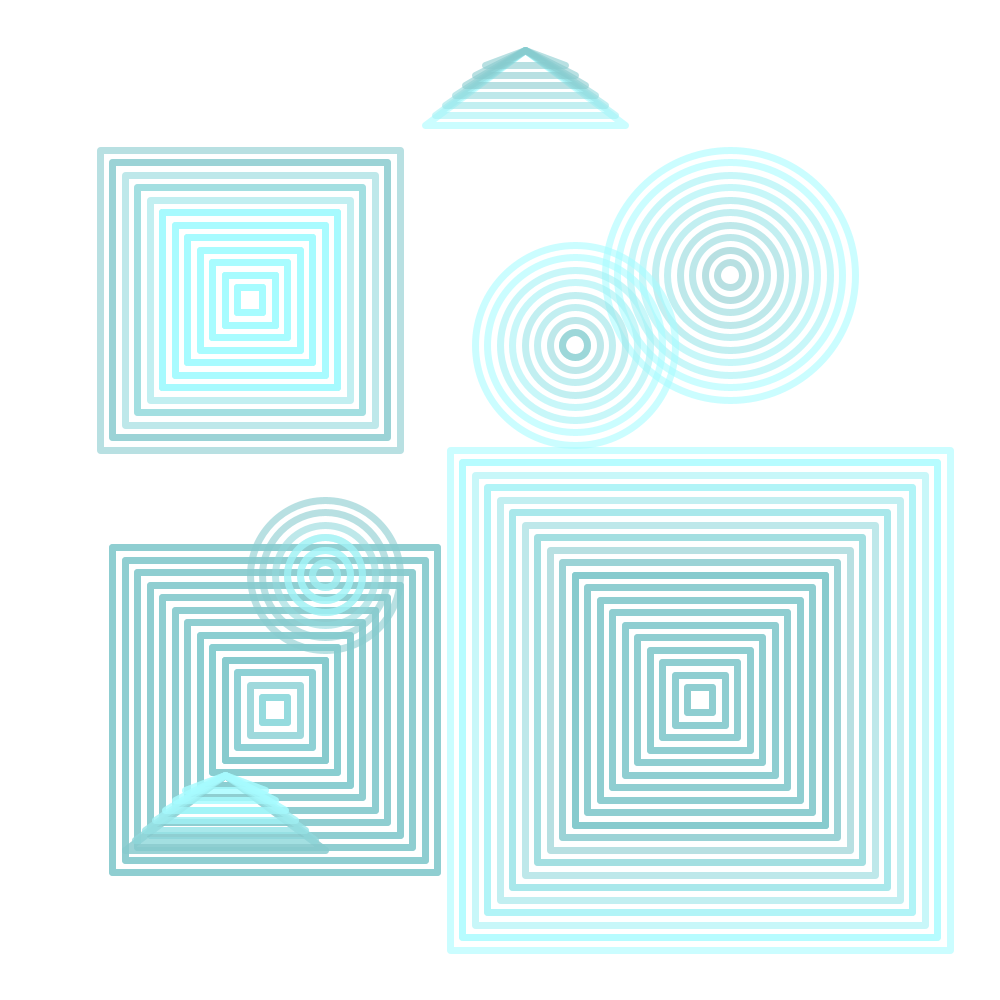
Frame 1 (no input)
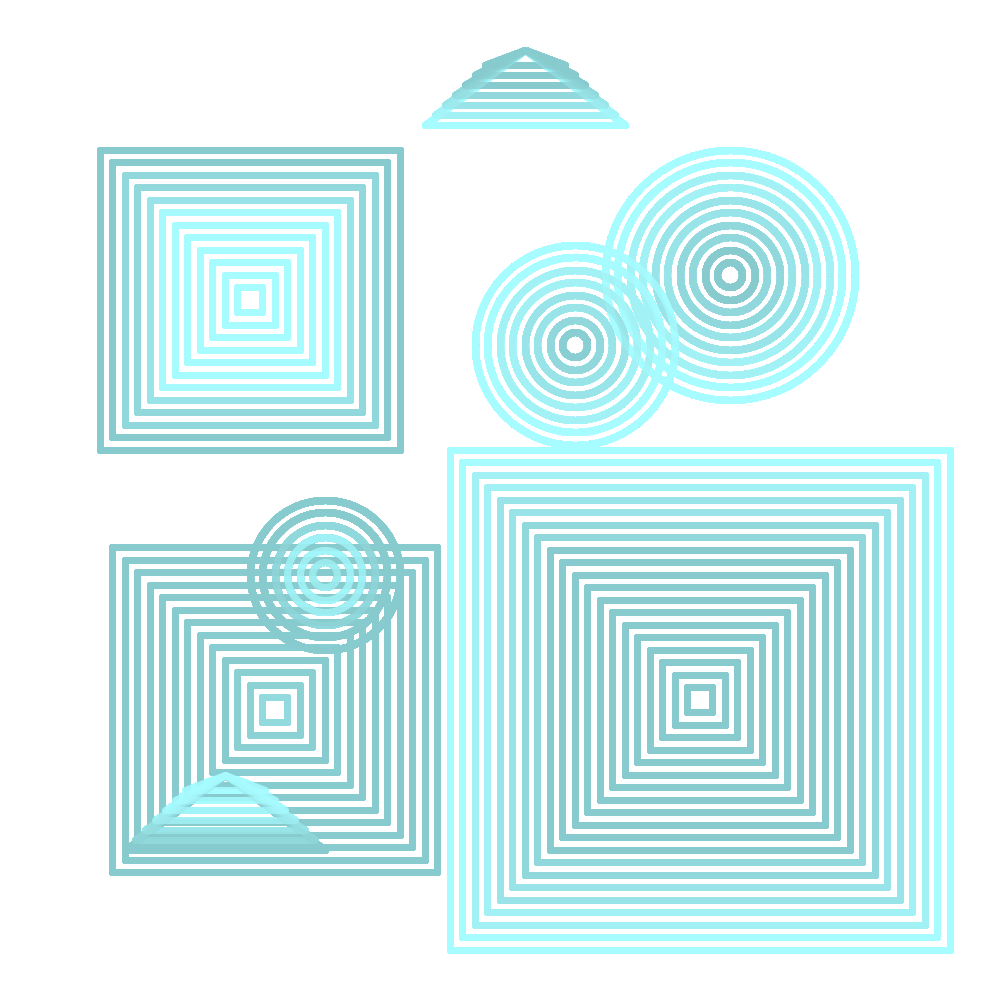
Frame 60 (the mouse pressed at the canvas centre just before this capture)
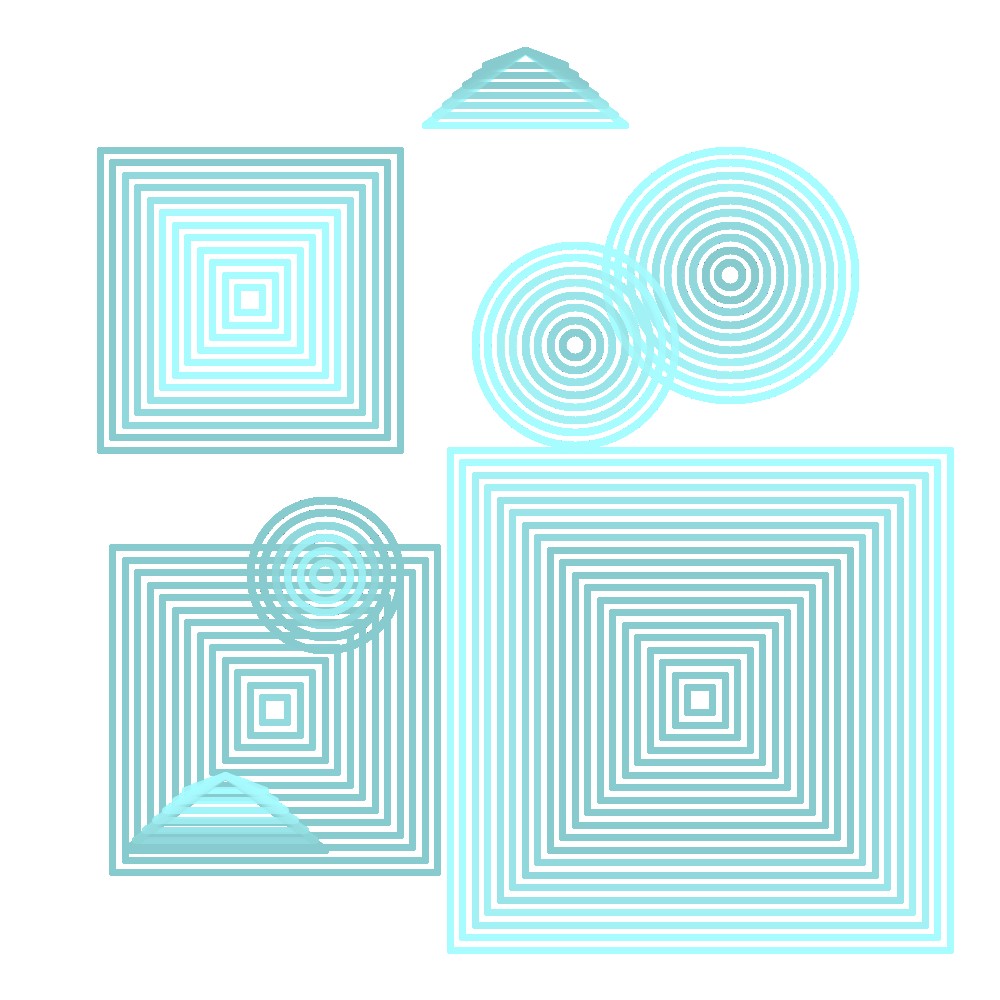
Frame 120 (the mouse held since frame 60 and released just before this capture)

The Processing sketch that drew these frames (run headless with seeded random() and noise(); from frame 60 on, the mouse is pressed at the canvas centre):

// Processing sketch: saskia_atttempt
// ── saskia_atttempt.pde
//Tech style!

void setup()
{
  
 size(1000, 1000);
 background(255);
  
}

/*

- Colors (Lightest to Darkest) -
- Cyans

#A7FBFF
#A1F1F5
#98E4E8
#90D8DB
#87CBCE

*/

void draw()
{
  
  //Preparation...
  noFill();
  rectMode(CENTER);
  strokeWeight(7);
  strokeJoin(ROUND);
  
  DrawSquare(700, 700, #A7FBFF, #A1F1F5, #98E4E8, #90D8DB, #87CBCE, 0);
  
  DrawSquare(250, 300, #87CBCE, #90D8DB, #98E4E8, #A1F1F5, #A7FBFF, -200);
  
  DrawSquare(275, 710, #A7FBFF, #A1F1F5, #98E4E8, #90D8DB, #87CBCE, -350);
  
  DrawCircle(730, 275, #A7FBFF, #A1F1F5, #98E4E8, #90D8DB, #87CBCE, 0);
  
  DrawCircle(325, 575, #87CBCE, #90D8DB, #98E4E8, #A1F1F5, #A7FBFF, -100);
  
  DrawCircle(575, 345, #A7FBFF, #A1F1F5, #98E4E8, #90D8DB, #87CBCE, -50);
  
  DrawTri(525, 125, #A7FBFF, #A1F1F5, #98E4E8, #90D8DB, #87CBCE);
  
  DrawTri(225, 850, #87CBCE, #90D8DB, #98E4E8, #A1F1F5, #A7FBFF);
  
  DrawTri(225, 850, #87CBCE, #90D8DB, #98E4E8, #A1F1F5, #A7FBFF);
  
}

void DrawSquare(float CenterX, float CenterY, color Color1, color Color2, color Color3, color Color4, color Color5, float SizeMod)
{
  
  //Embrace shapes, in continuity...
  stroke(Color1, 150);
  square(CenterX, CenterY, 500 + SizeMod);
  
  stroke(Color1, 150);
  square(CenterX, CenterY, 475 + SizeMod);
  stroke(Color1, 150);
  square(CenterX, CenterY, 475 + SizeMod);
  
  stroke(Color2, 150);
  square(CenterX, CenterY, 450 + SizeMod);
  
  stroke(Color2, 150);
  square(CenterX, CenterY, 425 + SizeMod);
  stroke(Color2, 150);
  square(CenterX, CenterY, 425 + SizeMod);
  
  stroke(Color3, 150);
  square(CenterX, CenterY, 400 + SizeMod);
  
  stroke(Color3, 150);
  square(CenterX, CenterY, 375 + SizeMod);
  stroke(Color3, 150);
  square(CenterX, CenterY, 375 + SizeMod);
  
  stroke(Color4, 150);
  square(CenterX, CenterY, 350 + SizeMod);
  
  stroke(Color4, 150);
  square(CenterX, CenterY, 325 + SizeMod);
  stroke(Color4, 150);
  square(CenterX, CenterY, 325 + SizeMod);
  
  stroke(Color5, 150);
  square(CenterX, CenterY, 300 + SizeMod);
  
  stroke(Color5, 150);
  square(CenterX, CenterY, 275 + SizeMod);
  stroke(Color5, 150);
  square(CenterX, CenterY, 275 + SizeMod);
  
  stroke(Color5, 150);
  square(CenterX, CenterY, 250 + SizeMod);
  stroke(Color5, 150);
  square(CenterX, CenterY, 250 + SizeMod);
  stroke(Color5, 150);
  square(CenterX, CenterY, 250 + SizeMod);
  
  stroke(Color5, 150);
  square(CenterX, CenterY, 250 + SizeMod);
  stroke(Color5, 150);
  square(CenterX, CenterY, 250 + SizeMod);
  stroke(Color5, 150);
  square(CenterX, CenterY, 250 + SizeMod);
  
  stroke(Color5, 150);
  square(CenterX, CenterY, 225 + SizeMod);
  stroke(Color5, 150);
  square(CenterX, CenterY, 225 + SizeMod);
  stroke(Color5, 150);
  square(CenterX, CenterY, 225 + SizeMod);
  
  stroke(Color5, 150);
  square(CenterX, CenterY, 200 + SizeMod);
  stroke(Color5, 150);
  square(CenterX, CenterY, 200 + SizeMod);
  stroke(Color5, 150);
  square(CenterX, CenterY, 200 + SizeMod);
  
  stroke(Color5, 150);
  square(CenterX, CenterY, 175 + SizeMod);
  stroke(Color5, 150);
  square(CenterX, CenterY, 175 + SizeMod);
  stroke(Color5, 150);
  square(CenterX, CenterY, 175 + SizeMod);
  
  stroke(Color5, 150);
  square(CenterX, CenterY, 150 + SizeMod);
  stroke(Color5, 150);
  square(CenterX, CenterY, 150 + SizeMod);
  stroke(Color5, 150);
  square(CenterX, CenterY, 150 + SizeMod);
  
  stroke(Color5, 150);
  square(CenterX, CenterY, 125 + SizeMod);
  stroke(Color5, 150);
  square(CenterX, CenterY, 125 + SizeMod);
  stroke(Color5, 150);
  square(CenterX, CenterY, 125 + SizeMod);
  
  stroke(Color5, 150);
  square(CenterX, CenterY, 100 + SizeMod);
  stroke(Color5, 150);
  square(CenterX, CenterY, 100 + SizeMod);
  stroke(Color5, 150);
  square(CenterX, CenterY, 100 + SizeMod);
  
  stroke(Color5, 150);
  square(CenterX, CenterY, 75 + SizeMod);
  stroke(Color5, 150);
  square(CenterX, CenterY, 75 + SizeMod);
  stroke(Color5, 150);
  square(CenterX, CenterY, 75 + SizeMod);
  
  stroke(Color5, 150);
  square(CenterX, CenterY, 50 + SizeMod);
  stroke(Color5, 150);
  square(CenterX, CenterY, 50 + SizeMod);
  stroke(Color5, 150);
  square(CenterX, CenterY, 50 + SizeMod);
  
  stroke(Color5, 150);
  square(CenterX, CenterY, 25 + SizeMod);
  stroke(Color5, 150);
  square(CenterX, CenterY, 25 + SizeMod);
  stroke(Color5, 150);
  square(CenterX, CenterY, 25 + SizeMod);
  
}

void DrawCircle(float CenterX, float CenterY, color Color1, color Color2, color Color3, color Color4, color Color5, float SizeMod)
{
  
  stroke(Color1, 150);
  circle(CenterX, CenterY, 250 + SizeMod);
  
  stroke(Color1, 150);
  circle(CenterX, CenterY, 225 + SizeMod);
  
  stroke(Color2, 150);
  circle(CenterX, CenterY, 200 + SizeMod);
  
  stroke(Color2, 150);
  circle(CenterX, CenterY, 175 + SizeMod);
  
  stroke(Color3, 150);
  circle(CenterX, CenterY, 150 + SizeMod);
  
  stroke(Color3, 150);
  circle(CenterX, CenterY, 125 + SizeMod);
  
  stroke(Color4, 150);
  circle(CenterX, CenterY, 100 + SizeMod);
  
  stroke(Color4, 150);
  circle(CenterX, CenterY, 75 + SizeMod);
  
  stroke(Color5, 150);
  circle(CenterX, CenterY, 50 + SizeMod);
  
  stroke(Color5, 150);
  circle(CenterX, CenterY, 25 + SizeMod);
  
}

void DrawTri(float CenterX, float CenterY, color Color1, color Color2, color Color3, color Color4, color Color5)
{
  
  stroke(Color1, 150);
  triangle(CenterX - 100, CenterY, CenterX + 100, CenterY, CenterX, CenterY - 75);
  
  stroke(Color2, 150);
  triangle(CenterX - 90, CenterY - 10, CenterX + 90, CenterY - 10, CenterX, CenterY - 75);
  
  stroke(Color3, 150);
  triangle(CenterX - 80, CenterY - 20, CenterX + 80, CenterY - 20, CenterX, CenterY - 75);
  
  stroke(Color4, 150);
  triangle(CenterX - 70, CenterY - 30, CenterX + 70, CenterY - 30, CenterX, CenterY - 75);
  
  stroke(Color5, 150);
  triangle(CenterX - 60, CenterY - 40, CenterX + 60, CenterY - 40, CenterX, CenterY - 75);
  
  stroke(Color5, 150);
  triangle(CenterX - 50, CenterY - 50, CenterX + 50, CenterY - 50, CenterX, CenterY - 75);
  
  stroke(Color5, 150);
  triangle(CenterX - 40, CenterY - 60, CenterX + 40, CenterY - 60, CenterX, CenterY - 75);
  
}
